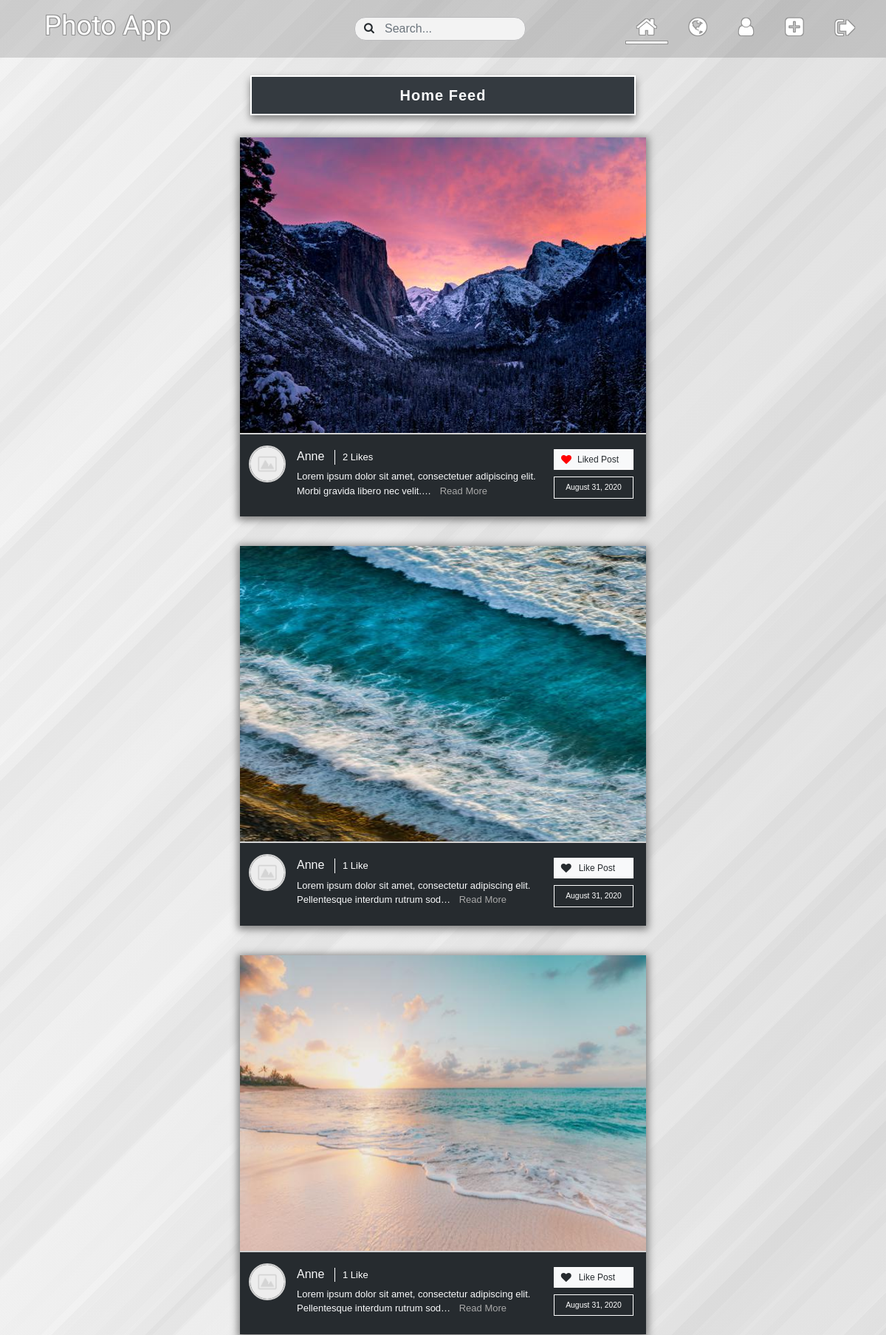
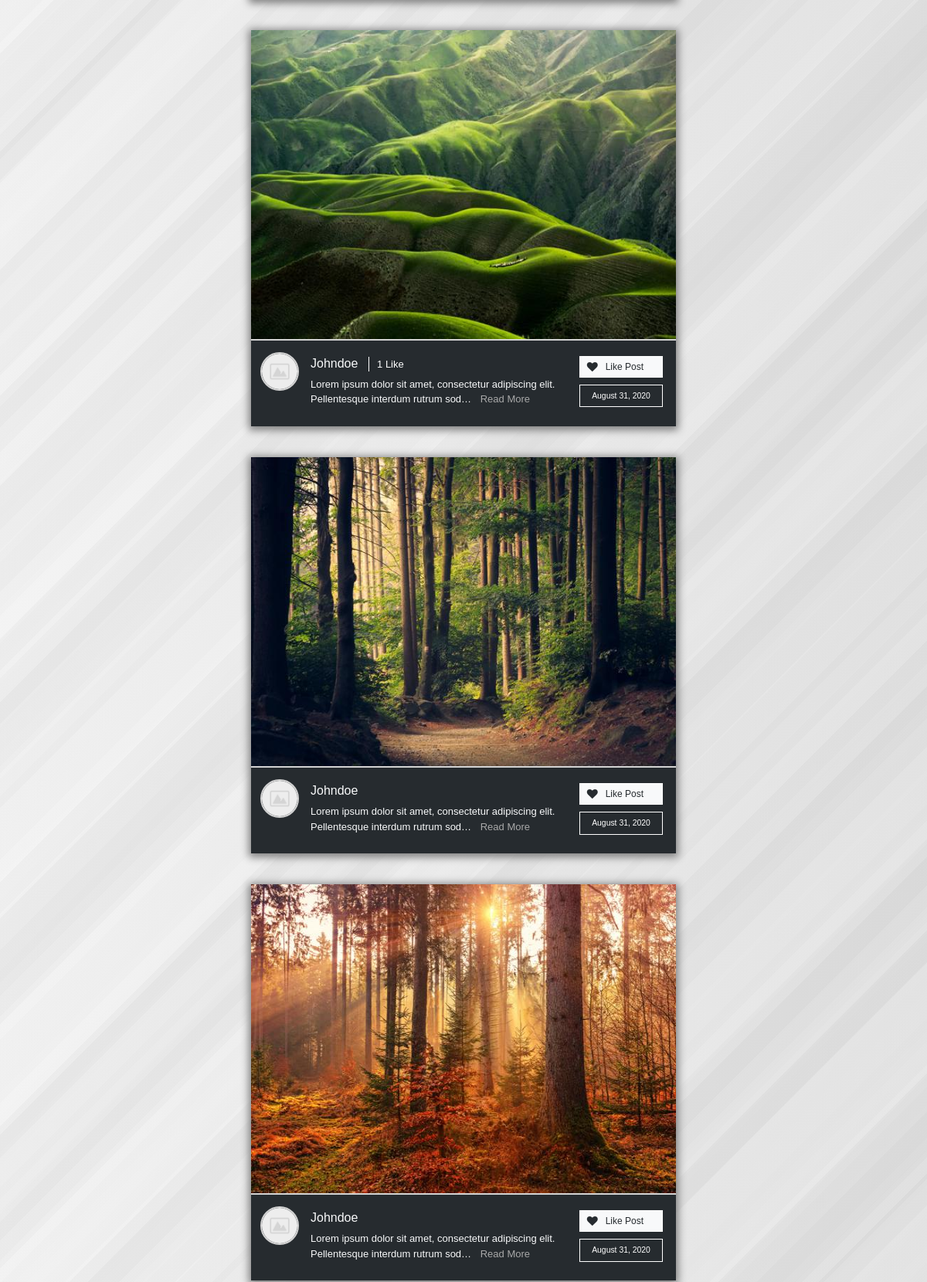
Screenshot of / (signed in, upper part) with the database file from the repository (2 pictures, top to bottom).
### photo_sharing/models.py (models this page shows, shortened)
class Post(models.Model):
    user = models.ForeignKey(User, on_delete=models.CASCADE)
    image = models.ImageField(upload_to='post-images')
    description = models.TextField()
    date_created = models.DateTimeField(auto_now_add=True)

### users/models.py (models this page shows, shortened)
class Profile(models.Model):
    user = models.OneToOneField(User, on_delete=models.CASCADE)
    image = models.ImageField(default='default.jpg', upload_to='profile-image')
    bio = models.CharField(max_length=150)
    following = models.ManyToManyField(User, related_name='followers')

### photo_sharing/views.py (the view)
# urls.py: path('', views.home_feed, name='home'),
@login_required
def home_feed(request):
    following_list = list(Profile.objects.filter(user=request.user).values("following").all())
    following_list = list(map(lambda item: item["following"], following_list))
    following_list.append(request.user.id)
    newest_posts = Post.objects.filter(user_id__in=following_list).all().order_by('-date_created')[:10]
    return render(request, 'photo_sharing/post_list.html', {
        "post_likes": list(PostLike.objects.filter(user=request.user).values_list('post_id', flat=True).all()),
        "newest_posts": newest_posts,
        "home": True
    })

### users/context_processors.py (called while the page is built)
def isFollowing(request):
    if (request.user.username):
        following_list = list(Profile.objects.get(user=request.user).following.all())
    else:
        following_list = 0
    return {
        'following_list': following_list
    }

### photo_sharing/templates/photo_sharing/post_list.html (shortened to what this page needs)
{% extends 'photo_sharing/layout.html' %}
{% block content %}
{% load static %}
<div class='custom_row'>
<div class='center-col'>
    <div id='global-posts'>
        <br>
        <div class='text-center'>
            <div class="page-title home-title">
                Home Feed
            </div>
        </div>
        {% for post in newest_posts %}
            <div class="row no-gutters justify-content-center home">
                <div class="col-12 post-block">
                    <div class='post-image'>
                        <img src="{{ post.image.url }}" alt="Post Image">
                    </div>
                    <div class='post-description-section'>
                        <div class='post-user-image'>
                            <img src="{{ post.user.profile.image.url }}" alt="User Profile Image">
                        </div>
                        <div class='post-description'>
                            <a class='username-link' href="{% url 'profile' post.user.username %}"><h6>{{ post.user.username|title }}</h6></a>
                                <div class='likes'><a href="{% url 'likes-list' post.id %}"><p>
                                    {% if post.postlike_set.all.count > 0 %}
                                    <span class="likes-count">{{ post.postlike_set.all.count }}</span>
                                    {% else %}
                                    <span class="likes-count likes-hidden">0</span>
                                    {% endif %}
                                    {% if post.postlike_set.all.count == 1 %}
                                    <span id="like-title"> Like</span>
                                    {% elif post.postlike_set.all.count > 1 %}
                                    <span id="like-title"> Likes</span>
                                    {% else %}
                                    <span class='likes-hidden' id="like-title"> Like</span>
                                    {% endif %}
                                    </p></a></div>
                            <p class='post-p'><span class='post-text' data-description='{{ post.description|capfirst }}'>{{ post.description|capfirst|truncatechars:90 }}</span> {% if post.description|length > 90 %} <button class='post-read-more-btn'>Read More</button> {% endif %} </p>
                            {% if post.id not in post_likes %}
                            <a href="{% url 'post-like' post.id %}" data-id="{{post.id}}" class='like-btn'><p><i class="fa fa-heart" aria-hidden="true"></i>Like Post</p></a>
                            {% else %}
                            <a href="{% url 'post-like' post.id %}" data-id="{{post.id}}" class='like-btn liked'><p><i class="fa fa-heart" aria-hidden="true"></i>Liked Post</p></a>
                            {% endif %}
                            <p class='post-date'>{{ post.date_created|date:'F d, Y' }}</p>
                        </div>
                    </div>
                </div>
            </div>
        {% endfor %}
    </div>
</div>
</div>
{% endblock %}

### photo_sharing/static/photo_sharing/main.css (style rules this page uses)
body { background-image: repeating-linear-gradient(135deg, rgba(128, 128, 128, 0.03) 0px, rgba(128, 128, 128, 0.03) 36px,rgba(119, 119, 119, 0.03) 36px, rgba(119, 119, 119, 0.03) 58px,rgba(198, 198, 198, 0.03) 58px, rgba(198, 198, 198, 0.03) 79px,rgba(15, 15, 15, 0.03) 79px, rgba(15, 15, 15, 0.03) 108px,rgba(146, 146, 146, 0.03) 108px, rgba(146, 146, 146, 0.03) 120px,rgba(135, 135, 135, 0.03) 120px, rgba(135, 135, 135, 0.03) 160px,rgba(98, 98, 98, 0.03) 160px, rgba(98, 98, 98, 0.03) 202px,rgba(197, 197, 197, 0.03) 202px, rgba(197, 197, 197, 0.03) 223px),repeating-linear-gradient(135deg, rgba(146, 146, 146, 0.03) 0px, rgba(146, 146, 146, 0.03) 48px,rgba(148, 148, 148, 0.03) 48px, rgba(148, 148, 148, 0.03) 92px,rgba(187, 187, 187, 0.03) 92px, rgba(187, 187, 187, 0.03) 124px,rgba(127, 127, 127, 0.03) 124px, rgba(127, 127, 127, 0.03) 137px,rgba(123, 123, 123, 0.03) 137px, rgba(123, 123, 123, 0.03) 156px,rgba(7, 7, 7, 0.03) 156px, rgba(7, 7, 7, 0.03) 198px,rgba(140, 140, 140, 0.03) 198px, rgba(140, 140, 140, 0.03) 224px,rgba(167, 167, 167, 0.03) 224px, rgba(167, 167, 167, 0.03) 249px),repeating-linear-gradient(135deg, rgba(118, 118, 118, 0.03) 0px, rgba(118, 118, 118, 0.03) 11px,rgba(69, 69, 69, 0.03) 11px, rgba(69, 69, 69, 0.03) 38px,rgba(202, 202, 202, 0.03) 38px, rgba(202, 202, 202, 0.03) 63px,rgba(213, 213, 213, 0.03) 63px, rgba(213, 213, 213, 0.03) 100px,rgba(238, 238, 238, 0.03) 100px, rgba(238, 238, 238, 0.03) 122px,rgba(221, 221, 221, 0.03) 122px, rgba(221, 221, 221, 0.03) 139px,rgba(34, 34, 34, 0.03) 139px, rgba(34, 34, 34, 0.03) 168px,rgba(52, 52, 52, 0.03) 168px, rgba(52, 52, 52, 0.03) 198px),linear-gradient(90deg, rgb(248, 248, 248),rgb(233, 233, 233)); background-position: center; background-repeat: no-repeat; background-size: cover; background-attachment: fixed; font-family: Helvetica, sans-serif; color: #f8f9fa; min-height: 100vh; }
.custom_row { display: grid; grid-template-columns: 25% 50% 25%; max-width: 1375px; margin: auto; }
@media (max-width: 1200px) { .custom_row { display: block; } }
#global-posts { width: 90%; max-width: 550px; margin: auto; }
.home-title { font-size: 1.25rem !important; }
.home .post-image { width: 100%; height: 400px; }
.home .post-image img { height: 100%; width: 100%; }
.home .post-description { font-size: 13px; margin: 5px 5px 5px 15px; position: relative; padding-right: 120px; padding-bottom: 5px; width: 100%; min-height: 68px; display: inline-block; max-height: 80px; overflow-y: scroll; }
.post-text { margin-right: 8px; }
.post-read-more-btn, .view-post-btn { display: inline; padding: 0; background: none; outline: none; border: none; color: darkgrey; }
.home .post-date { top: 37px; right: 0; padding: 6px 0; font-size: 0.65rem; background: #262B2F; text-align: center; border: 1px solid white; color: white; box-sizing: border-box; width: 108px; }
.like-btn { position: absolute; top: 0; right: 0; background: #f8f9fa; color: #262B2F; padding: 4px 24px 4px 9px; font-size: 12px; border: 1px solid white; cursor: pointer; }
.like-btn .fa-heart { margin-right: 10px; font-size: 14px; position: relative; top: 1px; }
.liked { padding: 4px 19px 4px 9px; }
.liked .fa-heart { color: red; margin-right: 8px; }
.likes { display: inline-block; margin-left: 10px; border-left: 1px solid white; padding-left: 10px; }
.likes a { color: white; }
.post-block, .profile-post-block { background: #262B2F; display: flex; flex-direction: column; box-sizing: border-box; margin: 20px; box-shadow: 0px 2px 10px 3px grey; position: relative; width: 370px; }
.post-image { width: 100%; height: 300px; }
.post-image img { height: 100%; width: 100%; }
.post-description-section { display: flex; padding: 15px 12px; border-top: 2px solid lightgrey; }
.post-user-image img { width: 50px; height: 50px; border-radius: 50%; border: 2px solid lightgrey; }
.post-description { font-size: 12px; margin: auto; margin-left: 15px; }
.post-description p { margin-bottom: 0; }
.post-date { display: inline-block; position: absolute; top: 10px; right: 0px; background: #f8f9fa; color: #262B2F; padding: 4px 10px; font-size: 12px; }
.page-title { border: 2px solid white; color: #f8f9fa; background: #343A40; padding: 10px 5px; max-width: 650px; width: 95%; box-shadow: 0px 5px 10px grey; margin: auto; margin-bottom: 10px; font-size: 1.7rem; font-weight: bold; letter-spacing: 1px; }
.username-link { display: inline-block; color: #f8f9fa; }
.post-description { -ms-overflow-style: none; scrollbar-width: none; }

### rows the page displays
Post: image (picture), user.profile.image (placeholder picture), user.username "Anne", postlike_set.all.count "2", shows "Likes", description "Lorem ipsum dolor sit amet, consectetuer adipiscing elit. Morbi gravida libero nec velit.…", shows "Read More", date_created "August 31, 2020"
Post: image (picture), user.profile.image (placeholder picture), user.username "Anne", postlike_set.all.count "1", shows "Like", description "Lorem ipsum dolor sit amet, consectetur adipiscing elit. Pellentesque interdum rutrum sod…", shows "Read More", date_created "August 31, 2020"
Post: image (picture), user.profile.image (placeholder picture), user.username "Anne", postlike_set.all.count "1", shows "Like", description "Lorem ipsum dolor sit amet, consectetur adipiscing elit. Pellentesque interdum rutrum sod…", shows "Read More", date_created "August 31, 2020"
Post: image (picture), user.profile.image (placeholder picture), user.username "Johndoe", postlike_set.all.count "1", shows "Like", description "Lorem ipsum dolor sit amet, consectetur adipiscing elit. Pellentesque interdum rutrum sod…", shows "Read More", date_created "August 31, 2020"
Post: image (picture), user.profile.image (placeholder picture), user.username "Johndoe", description "Lorem ipsum dolor sit amet, consectetur adipiscing elit. Pellentesque interdum rutrum sod…", shows "Read More", date_created "August 31, 2020"
Post: image (picture), user.profile.image (placeholder picture), user.username "Johndoe", description "Lorem ipsum dolor sit amet, consectetur adipiscing elit. Pellentesque interdum rutrum sod…", shows "Read More", date_created "August 31, 2020"
